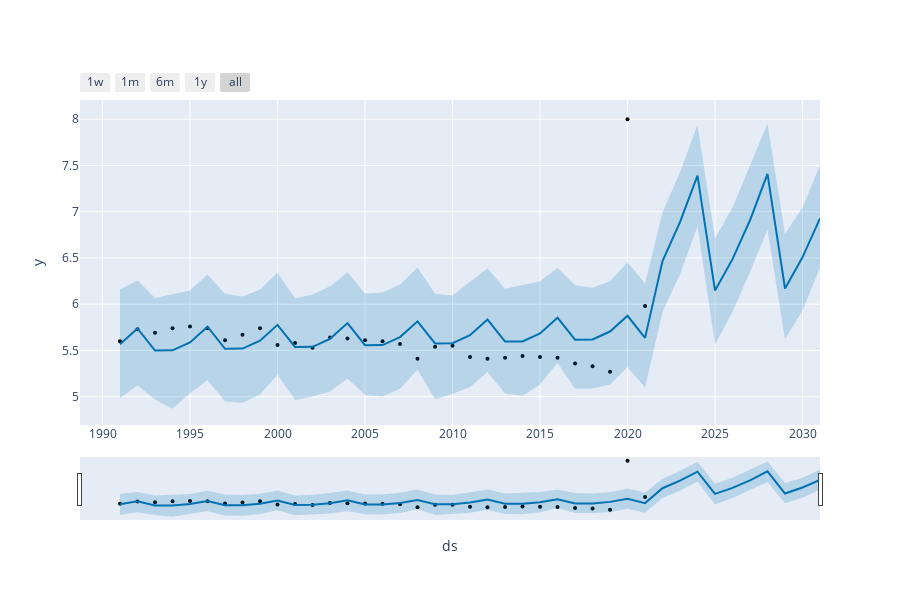

The notebook cell this image was saved under:
### Code cell
plot_plotly(m ,forecast) #displaying the results in the form of visualization
